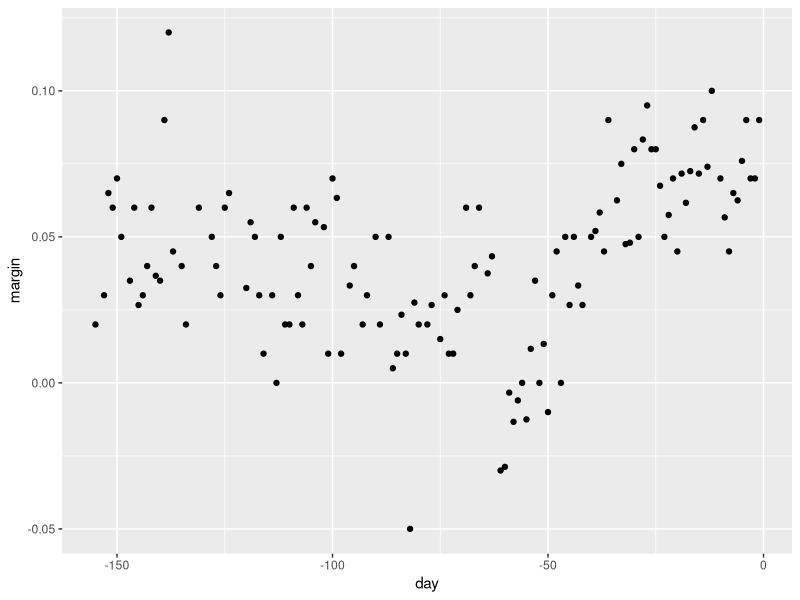
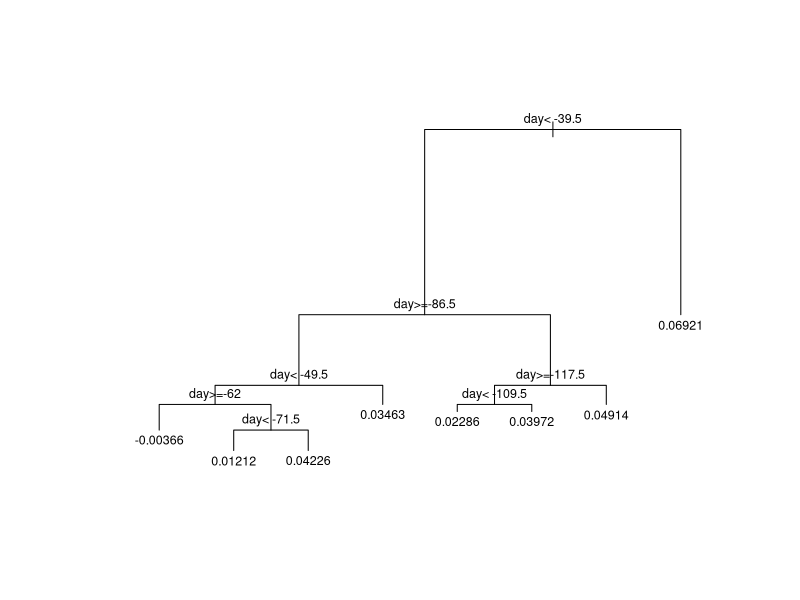

Recreate these plots in R, in order. (Note: this script raises an error after producing the figures.)
library(dslabs)      
library(caret)

# load data for regression tree
data("polls_2008")
qplot(day, margin, data = polls_2008)

library(rpart)
fit <- rpart(margin ~ ., data = polls_2008)

# visualize the splits 
plot(fit, margin = 0.1)
text(fit, cex = 0.75)
polls_2008 %>% 
  mutate(y_hat = predict(fit)) %>% 
  ggplot() +
  geom_point(aes(day, margin)) +
  geom_step(aes(day, y_hat), col="red")

# change parameters
fit <- rpart(margin ~ ., data = polls_2008, control = rpart.control(cp = 0, minsplit = 2))
polls_2008 %>% 
  mutate(y_hat = predict(fit)) %>% 
  ggplot() +
  geom_point(aes(day, margin)) +
  geom_step(aes(day, y_hat), col="red")

# use cross validation to choose cp
library(caret)
train_rpart <- train(margin ~ .,method = "rpart",tuneGrid = data.frame(cp = seq(0, 0.05, len = 25)),data = polls_2008)
ggplot(train_rpart)

# access the final model and plot it
plot(train_rpart$finalModel, margin = 0.1)
text(train_rpart$finalModel, cex = 0.75)
polls_2008 %>% 
  mutate(y_hat = predict(train_rpart)) %>% 
  ggplot() +
  geom_point(aes(day, margin)) +
  geom_step(aes(day, y_hat), col="red")

# prune the tree 
pruned_fit <- prune(fit, cp = 0.01)



# fit a classification tree and plot it
train_rpart <- train(y ~ .,
                     method = "rpart",
                     tuneGrid = data.frame(cp = seq(0.0, 0.1, len = 25)),
                     data = mnist_27$train)
plot(train_rpart)

# compute accuracy
confusionMatrix(predict(train_rpart, mnist_27$test), mnist_27$test$y)$overall["Accuracy"]


library(randomForest)
fit <- randomForest(margin~., data = polls_2008) 
plot(fit)

polls_2008 %>%
  mutate(y_hat = predict(fit, newdata = polls_2008)) %>% 
  ggplot() +
  geom_point(aes(day, margin)) +
  geom_line(aes(day, y_hat), col="red")

library(randomForest)
train_rf <- randomForest(y ~ ., data=mnist_27$train)
confusionMatrix(predict(train_rf, mnist_27$test), mnist_27$test$y)$overall["Accuracy"]

# use cross validation to choose parameter
train_rf_2 <- train(y ~ .,
                    method = "Rborist",
                    tuneGrid = data.frame(predFixed = 2, minNode = c(3, 50)),
                    data = mnist_27$train)
confusionMatrix(predict(train_rf_2, mnist_27$test), mnist_27$test$y)$overall["Accuracy"]
